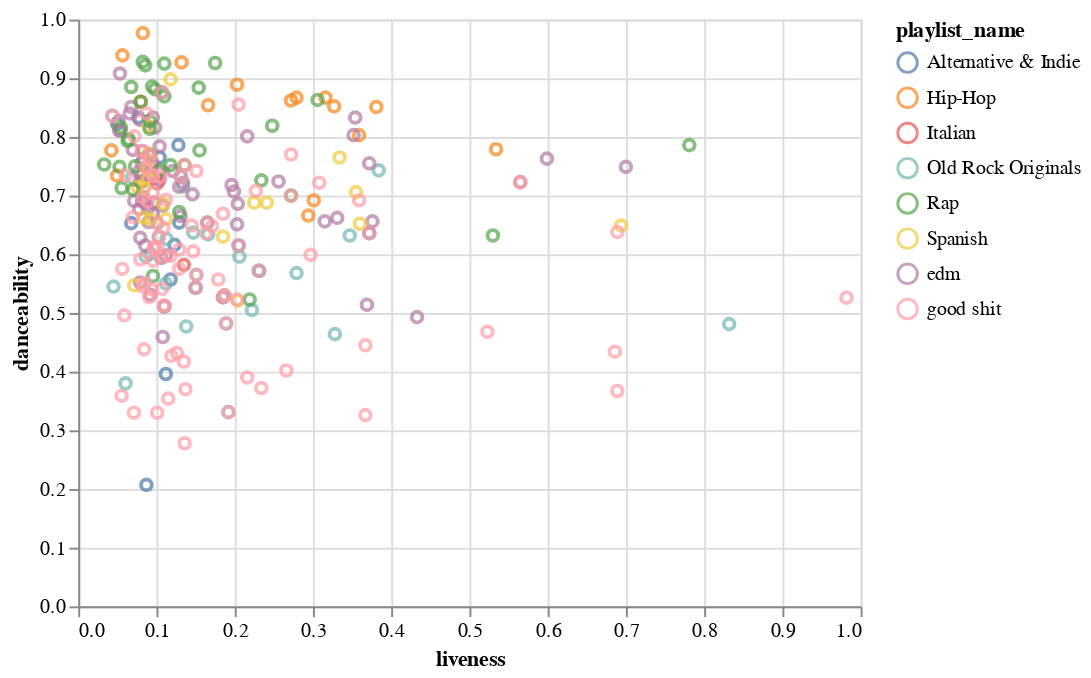

Here is the notebook cell this chart was saved with:
### Markdown cell above
Then, we can chart our results:

### Code cell
alt.Chart(all_my_tracks).mark_point().encode(
    x="liveness",
    y="danceability",
    color="playlist_name"
)

### Figure 1 — Vega-Lite specification as saved in the notebook (floating-point values rounded to 4 significant figures; data arrays with more than 128 entries replaced by an {"elided": "..."} marker saying what was removed)
{"config": {"view": {"continuousWidth": 400, "continuousHeight": 300}}, "data": {"name": "data-050eb109695c06fc4d7ede23e6c7c39f"}, "mark": "point", "encoding": {"color": {"field": "playlist_name", "type": "nominal"}, "x": {"field": "liveness", "type": "quantitative"}, "y": {"field": "danceability", "type": "quantitative"}}, "$schema": "https://vega.github.io/schema/vega-lite/v4.17.0.json", "datasets": {"data-050eb109695c06fc4d7ede23e6c7c39f": {"elided": "268 records"}}}
